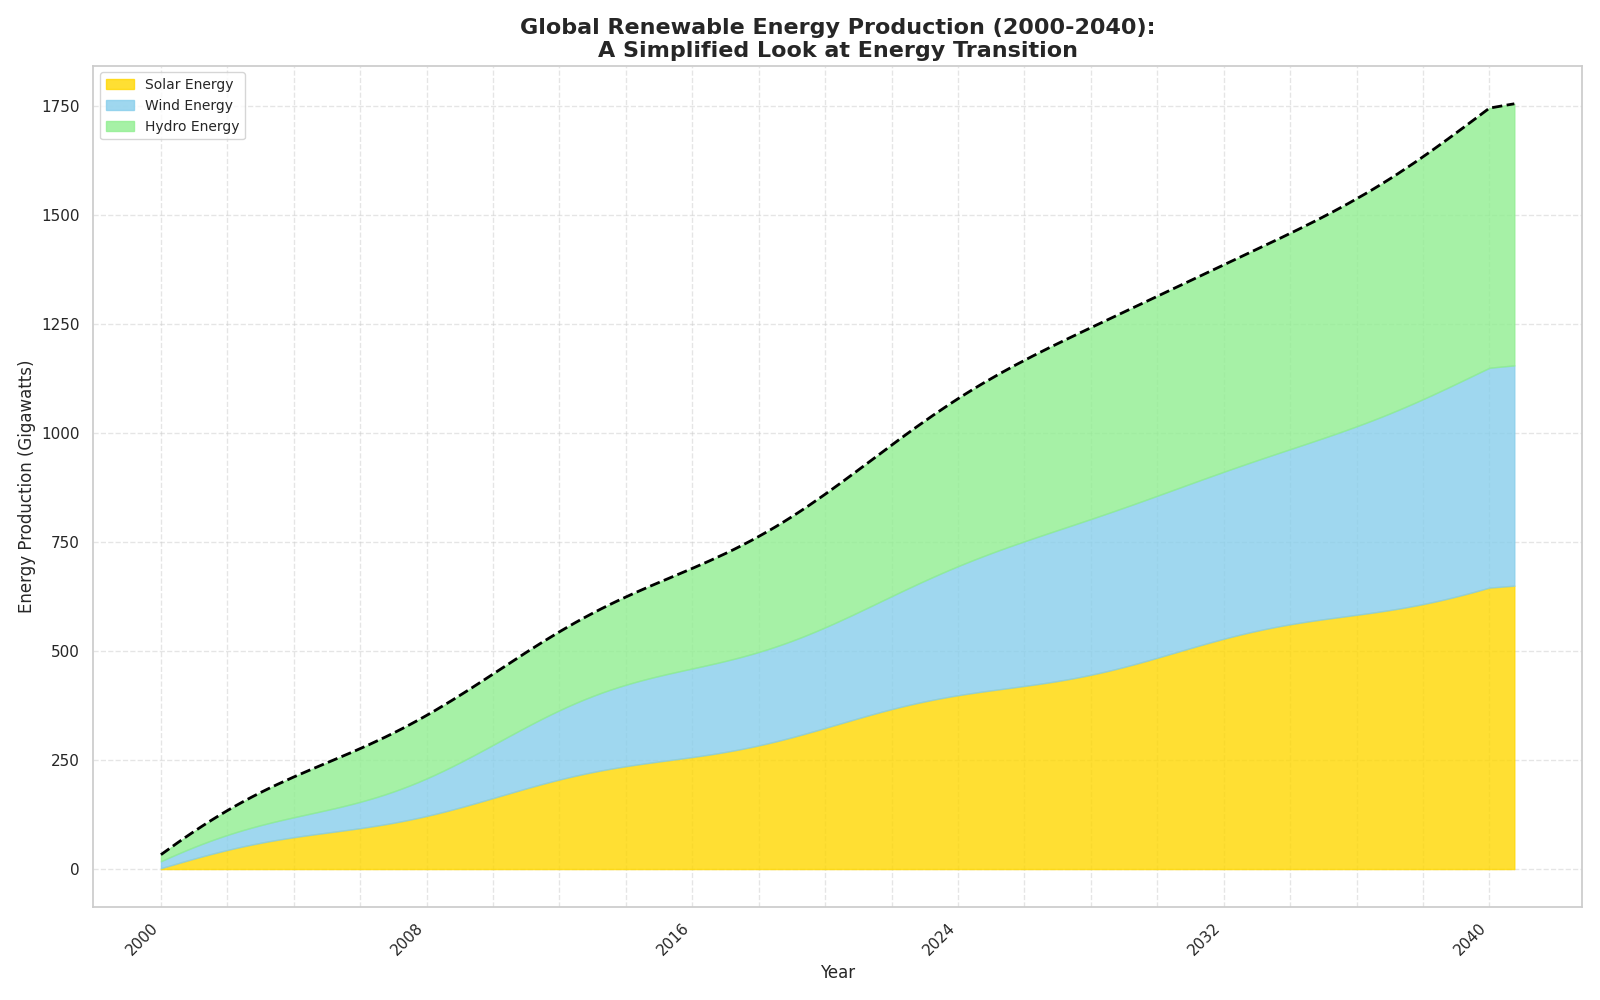

Generate this figure with Python:
import matplotlib.pyplot as plt
import numpy as np

# Define the years of interest with a higher resolution (quarterly)
years = np.arange(2000, 2041, 0.25)

# Artificial data for different energy sources (in gigawatts) with more complexity
solar_energy = np.interp(years, np.arange(2000, 2041), np.linspace(2, 650, 41)) + 10 * np.sin(np.linspace(0, 8 * np.pi, len(years)))
wind_energy = solar_energy + np.interp(years, np.arange(2000, 2041), np.linspace(1, 490, 41)) + 15 * np.cos(np.linspace(0, 6 * np.pi, len(years)))
hydro_energy = wind_energy + np.interp(years, np.arange(2000, 2041), np.linspace(15, 600, 41)) + 20 * np.sin(np.linspace(0, 4 * np.pi, len(years)))

# Plot the stacked area chart
fig, ax = plt.subplots(figsize=(16, 10))

ax.fill_between(years, solar_energy, label='Solar Energy', color='gold', alpha=0.8)
ax.fill_between(years, solar_energy, wind_energy, label='Wind Energy', color='skyblue', alpha=0.8)
ax.fill_between(years, wind_energy, hydro_energy, label='Hydro Energy', color='lightgreen', alpha=0.8)

# Title and labels
ax.set_title('Global Renewable Energy Production (2000-2040):\nA Simplified Look at Energy Transition', fontsize=16, fontweight='bold')
ax.set_xlabel('Year', fontsize=12)
ax.set_ylabel('Energy Production (Gigawatts)', fontsize=12)

# Customize x-axis ticks
ax.set_xticks(years[::8])  # Show every second year
ax.set_xticklabels([str(int(year)) if i % 4 == 0 else '' for i, year in enumerate(years[::8])], rotation=45, ha='right')

# Grid for readability
ax.grid(linestyle='--', alpha=0.5)

# Legend
ax.legend(loc='upper left', fontsize=10)

# Cumulative Total Line Plot
ax.plot(years, hydro_energy, label='Total Energy Production', color='black', linestyle='--', linewidth=2)

# Layout adjustment
plt.tight_layout()

# Display the plot
plt.show()
